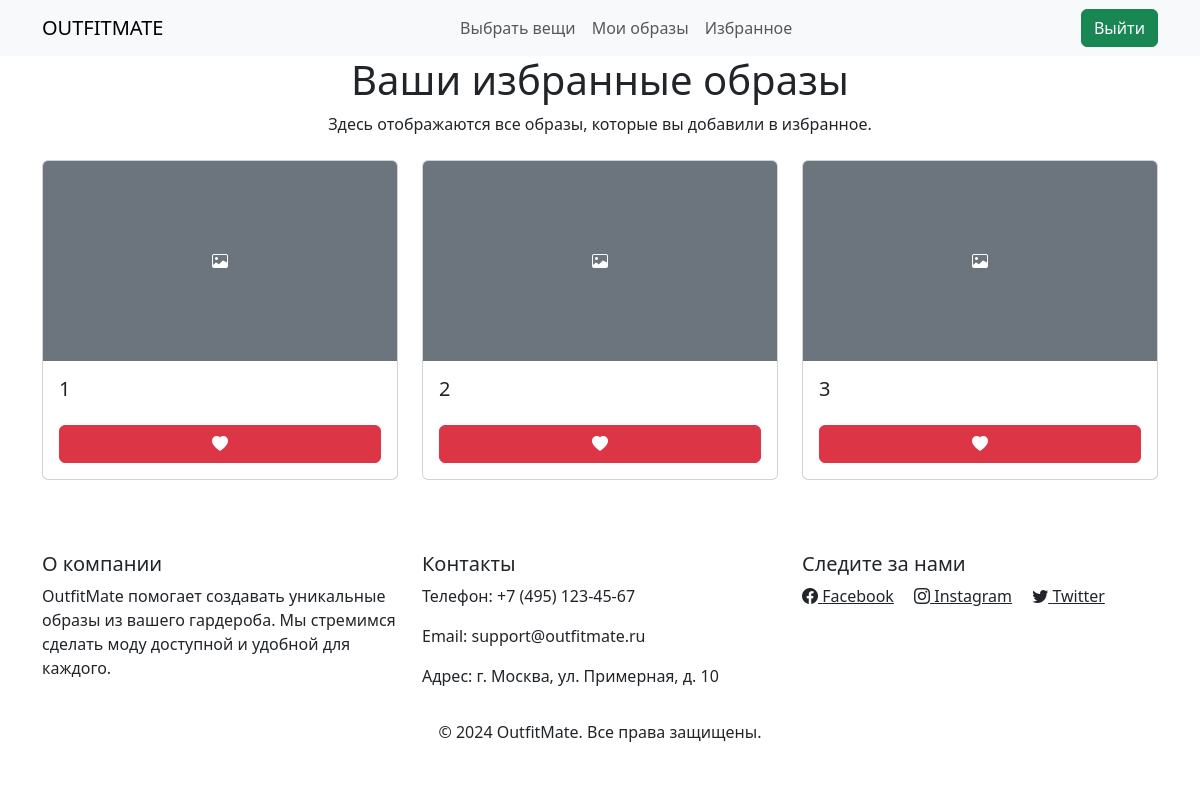
The page /favorite-outfits/ (signed in) on the database its author committed.
### outfit/models.py (models this page shows, shortened)
class Outfit(models.Model):
    name = models.CharField(max_length=100, verbose_name='Название образа')
    image = models.ImageField(upload_to='outfits/', verbose_name='Изображение образа', blank=True, null=True)
    items = models.ManyToManyField(Item, verbose_name='Вещи в образе', related_name='outfits')
    description = models.TextField(verbose_name='Описание', blank=True, null=True)
    created_at = models.DateTimeField(auto_now_add=True, verbose_name='Дата создания')
    updated_at = models.DateTimeField(auto_now=True, verbose_name='Дата изменения')
    class Meta:
        verbose_name = 'Образ'
        verbose_name_plural = 'Образы'

### outfit/views.py (the view)
# urls.py: path('favorite-outfits/', views.favorite_outfits, name='favorite_outfits'),
def favorite_outfits(request):
    if not request.user.is_authenticated:
        messages.success(request, 'Вы не авторизованы. Войдите в аккаунт.')
        return redirect('login_page_view')
    favorites = Favorites.objects.filter(user=request.user).first()
    if favorites:
        favorite_outfits = favorites.outfits.all()
    else:
        favorite_outfits = []
    context = {
        'favorite_outfits': favorite_outfits,
    }
    return render(request, 'favorite_outfits.html', context)

### outfit/templates/favorite_outfits.html (shortened to what this page needs)
{% extends 'base.html' %}
{% load static %}
{% block content %}
<main id="body">
    <section id="favorite-outfits" class="container mb-5">
        <header class="text-center mb-4">
            <h1>Ваши избранные образы</h1>
            <p>Здесь отображаются все образы, которые вы добавили в избранное.</p>
        </header>
        {% if favorite_outfits %}
        <div class="row row-cols-1 row-cols-sm-2 row-cols-md-3 g-4">
            {% for outfit in favorite_outfits %}
            <div class="col">
                <div class="card h-100">
                    <div class="card-img-container position-relative">
                        {% if outfit.image %}
                            <img src="{{ outfit.image.url }}" class="card-img-top object-fit-cover" alt="{{ outfit.name }}" style="height: 200px;">
                        {% else %}
                            <div class="card-img-top bg-secondary text-white d-flex align-items-center justify-content-center" style="height: 200px;">
                                <i class="bi bi-image"></i>
                            </div>
                        {% endif %}
                    </div>
                    <div class="card-body d-flex flex-column justify-content-between">
                        <h5 class="card-title">{{ outfit.name }}</h5>
                        <button class="btn {% if outfit in favorite_outfits %}btn-danger{% else %}btn-outline-danger{% endif %} heart-btn" data-outfit-id="{{ outfit.id }}">
                            <i class="bi {% if outfit in favorite_outfits %}bi-heart-fill{% else %}bi-heart{% endif %}"></i>
                        </button>
                    </div>
                </div>
            </div>
            {% endfor %}
        </div>
        {% else %}
        <p class="text-center">У вас нет избранных образов.</p>
        {% endif %}
    </section>
</main>
{% endblock %}

### staticfiles/css/main.css (style rules this page uses)
:root { --primary-color: rgba(42, 165, 96, 0.58); --primary-color-hover: rgba(42, 165, 96, 0.9); }
.card-img-container { position: relative; }

### rows shown on the page
Outfit: name "1"
Outfit: name "2"
Outfit: name "3"
